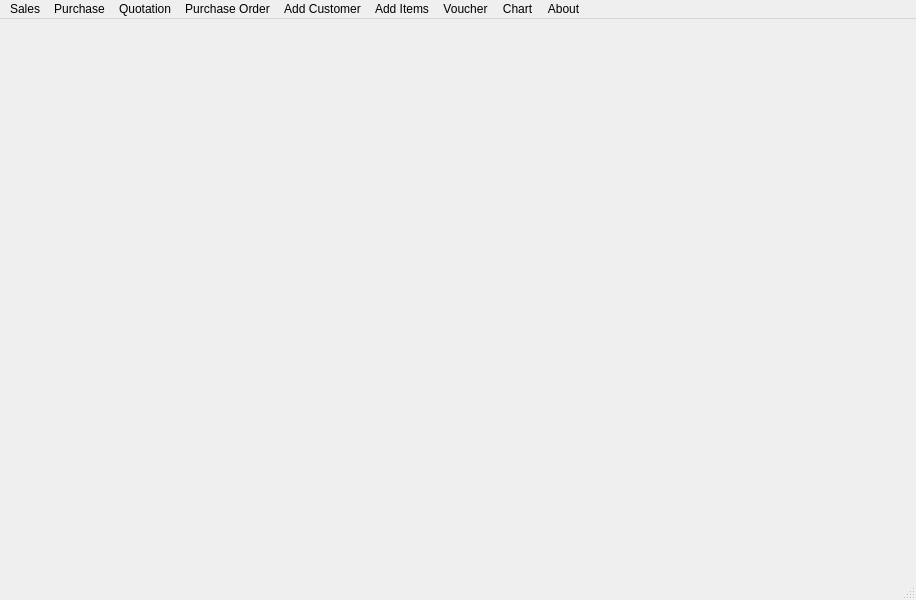
<?xml version="1.0" encoding="UTF-8"?>
<ui version="4.0">
 <class>MainWindow</class>
 <widget class="QMainWindow" name="MainWindow">
  <property name="geometry">
   <rect>
    <x>0</x>
    <y>0</y>
    <width>916</width>
    <height>600</height>
   </rect>
  </property>
  <property name="windowTitle">
   <string>MainWindow</string>
  </property>
  <widget class="QWidget" name="centralwidget"/>
  <widget class="QMenuBar" name="menubar">
   <property name="geometry">
    <rect>
     <x>0</x>
     <y>0</y>
     <width>916</width>
     <height>31</height>
    </rect>
   </property>
   <widget class="QMenu" name="menuVoucher">
    <property name="title">
     <string>Voucher</string>
    </property>
    <addaction name="actionDebit_Voucher"/>
    <addaction name="separator"/>
    <addaction name="actionCredit_Voucher"/>
   </widget>
   <widget class="QMenu" name="menuAdd_Items">
    <property name="title">
     <string>Add Items</string>
    </property>
    <addaction name="actionSales_Item"/>
    <addaction name="separator"/>
    <addaction name="actionPurchase_Item"/>
   </widget>
   <widget class="QMenu" name="menuAdd_Customer">
    <property name="title">
     <string>Add Customer</string>
    </property>
    <addaction name="actionCustomer_Details"/>
   </widget>
   <widget class="QMenu" name="menuChart">
    <property name="title">
     <string>Chart</string>
    </property>
    <addaction name="actionSales_Chart"/>
    <addaction name="actionPurchase_Chart"/>
    <addaction name="separator"/>
    <addaction name="actionSaled_Item"/>
    <addaction name="actionPurchased_Item"/>
   </widget>
   <widget class="QMenu" name="menuQuotation">
    <property name="title">
     <string>Quotation</string>
    </property>
    <addaction name="actionCreate_Quotation"/>
    <addaction name="separator"/>
    <addaction name="actionQuotation_Report"/>
   </widget>
   <widget class="QMenu" name="menuAbout">
    <property name="title">
     <string>About</string>
    </property>
    <addaction name="actionAbout_Us"/>
   </widget>
   <widget class="QMenu" name="menuPurchase_Order">
    <property name="title">
     <string>Purchase Order</string>
    </property>
    <addaction name="separator"/>
    <addaction name="actionCreate_Purchase_Order"/>
    <addaction name="separator"/>
    <addaction name="actionPurchase_Order_Report"/>
   </widget>
   <widget class="QMenu" name="menuPurchase">
    <property name="title">
     <string>Purchase</string>
    </property>
    <addaction name="actionPurchase_Invoice"/>
    <addaction name="separator"/>
    <addaction name="actionPurchase_Report"/>
   </widget>
   <widget class="QMenu" name="menuSales">
    <property name="title">
     <string>Sales</string>
    </property>
    <addaction name="actionSales_Invoice"/>
    <addaction name="actionSales_Report"/>
    <addaction name="separator"/>
    <addaction name="actionPerforma_Invoice"/>
    <addaction name="actionPerforma_Report"/>
   </widget>
   <addaction name="menuSales"/>
   <addaction name="menuPurchase"/>
   <addaction name="menuQuotation"/>
   <addaction name="menuPurchase_Order"/>
   <addaction name="menuAdd_Customer"/>
   <addaction name="menuAdd_Items"/>
   <addaction name="menuVoucher"/>
   <addaction name="menuChart"/>
   <addaction name="menuAbout"/>
  </widget>
  <widget class="QStatusBar" name="statusbar"/>
  <action name="actionDebit_Voucher">
   <property name="text">
    <string>Debit Voucher</string>
   </property>
  </action>
  <action name="actionCredit_Voucher">
   <property name="text">
    <string>Credit Voucher</string>
   </property>
  </action>
  <action name="actionSales_Item">
   <property name="text">
    <string>Sales Item</string>
   </property>
  </action>
  <action name="actionPurchase_Item">
   <property name="text">
    <string>Purchase Item</string>
   </property>
  </action>
  <action name="actionCustomer_Details">
   <property name="text">
    <string>Customer Details</string>
   </property>
  </action>
  <action name="actionSales_Chart">
   <property name="text">
    <string>Sales Chart</string>
   </property>
  </action>
  <action name="actionPurchase_Chart">
   <property name="text">
    <string>Purchase Chart</string>
   </property>
  </action>
  <action name="actionCreate_Quotation">
   <property name="text">
    <string>Create Quotation</string>
   </property>
  </action>
  <action name="actionQuotation_Report">
   <property name="text">
    <string>Quotation Report</string>
   </property>
  </action>
  <action name="actionAbout_Us">
   <property name="text">
    <string>About Us</string>
   </property>
  </action>
  <action name="actionCreate_Purchase_Order">
   <property name="text">
    <string>Create Purchase Order</string>
   </property>
  </action>
  <action name="actionPurchase_Order_Report">
   <property name="text">
    <string>Purchase Order Report</string>
   </property>
  </action>
  <action name="actionPurchase_Invoice">
   <property name="text">
    <string>Purchase Invoice</string>
   </property>
  </action>
  <action name="actionPurchase_Report">
   <property name="text">
    <string>Purchase Report</string>
   </property>
  </action>
  <action name="actionSales_Invoice">
   <property name="text">
    <string>Sales Invoice</string>
   </property>
  </action>
  <action name="actionSales_Report">
   <property name="text">
    <string>Sales Report</string>
   </property>
  </action>
  <action name="actionSaled_Item">
   <property name="text">
    <string>Saled Item</string>
   </property>
  </action>
  <action name="actionPurchased_Item">
   <property name="text">
    <string>Purchased Item</string>
   </property>
  </action>
  <action name="actionPerforma_Invoice">
   <property name="text">
    <string>Performa Invoice</string>
   </property>
  </action>
  <action name="actionPerforma_Report">
   <property name="text">
    <string>Performa Report</string>
   </property>
  </action>
 </widget>
 <resources/>
 <connections/>
</ui>
